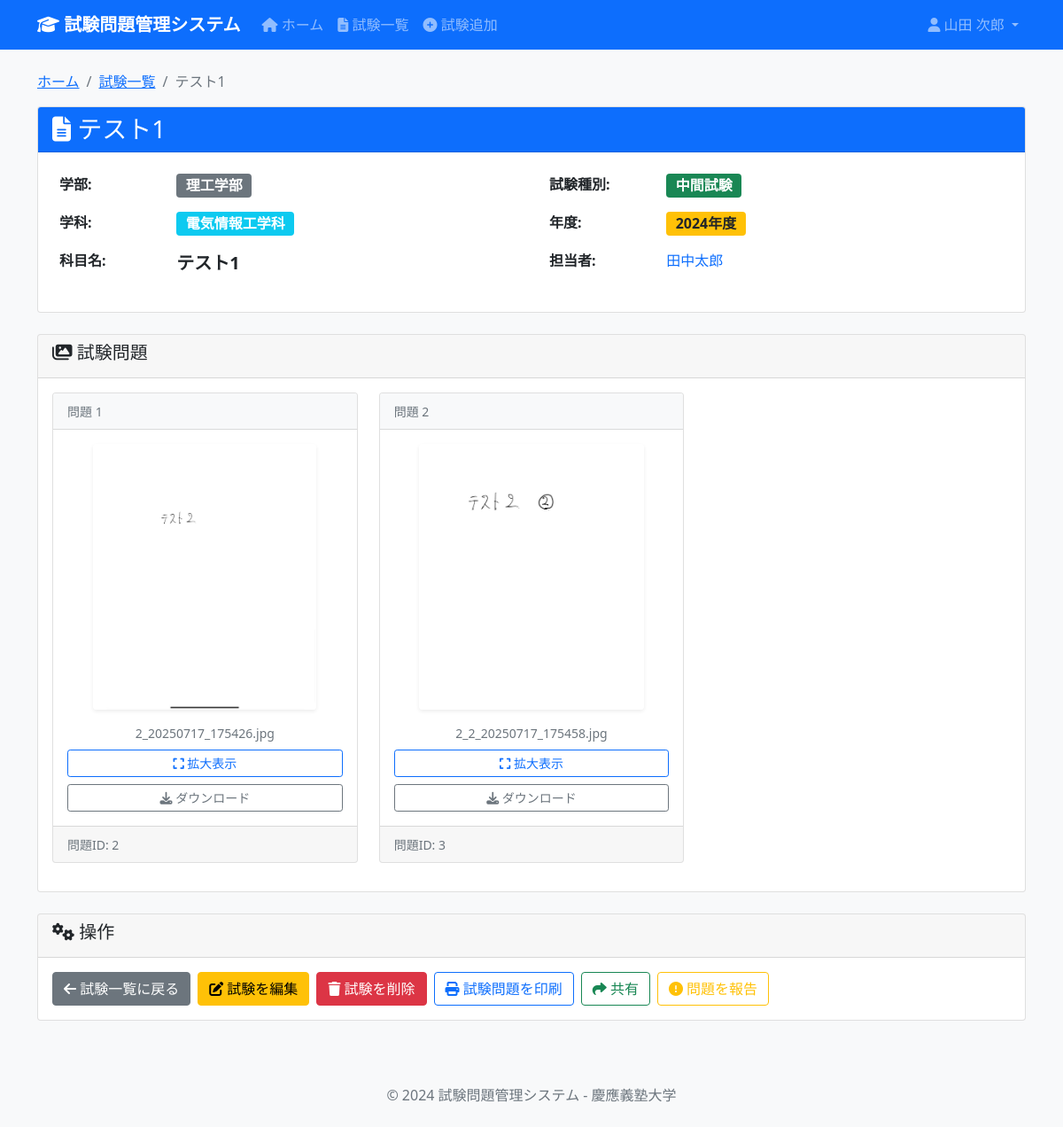
Screenshot of /exam/28 (signed in) with the database file from the repository.
### tables this page shows
CREATE TABLE Faculties (
                faculty_id INTEGER PRIMARY KEY AUTOINCREMENT,
                faculty_name TEXT NOT NULL UNIQUE
            );

CREATE TABLE Departments (
                department_id INTEGER PRIMARY KEY AUTOINCREMENT,
                faculty_id INTEGER NOT NULL,
                department_name TEXT NOT NULL,
                FOREIGN KEY (faculty_id) REFERENCES Faculties(faculty_id),
                UNIQUE(faculty_id, department_name)
            );

CREATE TABLE ExamTypes (
                exam_type_id INTEGER PRIMARY KEY AUTOINCREMENT,
                exam_type_name TEXT NOT NULL UNIQUE
            );

CREATE TABLE Exams (
                exam_id INTEGER PRIMARY KEY AUTOINCREMENT,
                subject_id INTEGER NOT NULL,
                exam_type_id INTEGER NOT NULL,
                exam_year INTEGER NOT NULL,
                instructions TEXT,
                created_by INTEGER,
                created_at DATETIME DEFAULT CURRENT_TIMESTAMP,
                updated_at DATETIME DEFAULT CURRENT_TIMESTAMP,
                FOREIGN KEY (subject_id) REFERENCES Subjects(subject_id),
                FOREIGN KEY (exam_type_id) REFERENCES ExamTypes(exam_type_id),
                FOREIGN KEY (created_by) REFERENCES Users(user_id) ON DELETE SET NULL,
                UNIQUE(subject_id, exam_type_id, exam_year)
            );

CREATE TABLE ExamQuestions (
                question_id INTEGER PRIMARY KEY AUTOINCREMENT,
                exam_id INTEGER NOT NULL,
                picture TEXT,
                FOREIGN KEY (exam_id) REFERENCES Exams(exam_id)
            );

### app.py (the view)
@app.route('/exam/<int:exam_id>')
@login_required
def exam_detail(exam_id: int) -> str:
    cur = get_db().cursor()
    exam = cur.execute('''
        SELECT
            e.exam_id,
            f.faculty_name,
            d.department_name,
            s.subject_name,
            et.exam_type_name,
            e.exam_year,
            e.instructions,
            GROUP_CONCAT(p.professor_name, ', ') AS professors,
            e.created_by
        FROM Exams e
        JOIN Subjects s ON e.subject_id = s.subject_id
        JOIN Departments d ON s.department_id = d.department_id
        JOIN Faculties f ON d.faculty_id = f.faculty_id
        JOIN ExamTypes et ON e.exam_type_id = et.exam_type_id
        LEFT JOIN ExamProfessors ep ON e.exam_id = ep.exam_id
        LEFT JOIN Professors p ON ep.professor_id = p.professor_id
        WHERE e.exam_id = ?
        GROUP BY e.exam_id, f.faculty_name, d.department_name, s.subject_name, et.exam_type_name, e.exam_year, e.instructions, e.created_by
    ''', (exam_id,)).fetchone()
    if exam is None:
        flash('指定された試験が見つかりません', 'error')
        return redirect(url_for('exams'))
    questions = cur.execute('''
        SELECT question_id, picture FROM ExamQuestions WHERE exam_id = ?
    ''', (exam_id,)).fetchall()
    return render_template('exams/detail.html', exam=exam, questions=questions)

### app.py (called while the page is built)
def get_db() -> sqlite3.Connection:
    db = getattr(g, '_database', None)
    if db is None:
        db = g._database = sqlite3.connect(DATABASE)
        db.execute('PRAGMA foreign_keys = ON')
        db.row_factory = sqlite3.Row
    return db

@app.teardown_appcontext
def close_connection(exception: Optional[BaseException]) -> None:
    db = getattr(g, '_database', None)
    if db is not None:
        db.close()

def login_required(f):
    @wraps(f)
    def decorated_function(*args, **kwargs):
        if 'user_id' not in session:
            return redirect(url_for('login'))
        return f(*args, **kwargs)
    return decorated_function

### templates/exams/detail.html (shortened to what this page needs)
{% extends "base.html" %}
{% block content %}
<nav aria-label="breadcrumb">
    <ol class="breadcrumb">
        <li class="breadcrumb-item"><a href="{{ url_for('index') }}">ホーム</a></li>
        <li class="breadcrumb-item"><a href="{{ url_for('exams') }}">試験一覧</a></li>
        <li class="breadcrumb-item active">{{ exam[3] }}</li>
    </ol>
</nav>
<div class="row mb-4">
    <div class="col-12">
        <div class="card">
            <div class="card-header bg-primary text-white">
                <h3 class="card-title mb-0">
                    <i class="fas fa-file-alt"></i> {{ exam[3] }}
                </h3>
            </div>
            <div class="card-body">
                <div class="row">
                    <div class="col-md-6">
                        <table class="table table-borderless">
                            <tbody>
                                <tr>
                                    <th class="w-25">学部:</th>
                                    <td><span class="badge bg-secondary fs-6">{{ exam[1] }}</span></td>
                                </tr>
                                <tr>
                                    <th>学科:</th>
                                    <td><span class="badge bg-info fs-6">{{ exam[2] }}</span></td>
                                </tr>
                                <tr>
                                    <th>科目名:</th>
                                    <td><strong class="fs-5">{{ exam[3] }}</strong></td>
                                </tr>
                            </tbody>
                        </table>
                    </div>
                    <div class="col-md-6">
                        <table class="table table-borderless">
                            <tbody>
                                <tr>
                                    <th class="w-25">試験種別:</th>
                                    <td><span class="badge bg-success fs-6">{{ exam[4] }}</span></td>
                                </tr>
                                <tr>
                                    <th>年度:</th>
                                    <td><span class="badge bg-warning text-dark fs-6">{{ exam[5] }}年度</span></td>
                                </tr>
                                <tr>
                                    <th>担当者:</th>
                                    <td>
                                        {% if exam[7] %}
                                            <span class="text-primary">{{ exam[7] }}</span>
                                        {% else %}
                                            <span class="text-muted">未設定</span>
                                        {% endif %}
                                    </td>
                                </tr>
                            </tbody>
                        </table>
                    </div>
                </div>
            </div>
        </div>
    </div>
</div>
<div class="row mb-4">
    <div class="col-12">
        <div class="card">
            <div class="card-header">
                <h5><i class="fas fa-images"></i> 試験問題</h5>
            </div>
            <div class="card-body">
                {% if questions %}
                    <div class="row">
                        {% for question in questions %}
                        <div class="col-md-6 col-lg-4 mb-3">
                            <div class="card h-100">
                                <div class="card-header bg-light">
                                    <small class="text-muted">問題 {{ loop.index }}</small>
                                </div>
                                <div class="card-body text-center">
                                    {% if question.picture %}
                                        {% set file_path = url_for('uploaded_file', filename=question.picture) %}
                                        {% set file_extension = question.picture.split('.')[-1].lower() %}
                                        {% if file_extension == 'pdf' %}
                                            <div class="mb-3">
                                                <i class="fas fa-file-pdf fa-4x text-danger mb-2"></i>
                                                <p class="small text-muted mb-2">{{ question.picture }}</p>
                                            </div>
                                            <div class="d-grid gap-2">
                                                <a href="{{ file_path }}" target="_blank" class="btn btn-outline-danger btn-sm">
                                                    <i class="fas fa-eye"></i> PDFを開く
                                                </a>
                                                <a href="{{ file_path }}" download class="btn btn-outline-primary btn-sm">
                                                    <i class="fas fa-download"></i> ダウンロード
                                                </a>
                                            </div>
                                        {% elif file_extension in ['png', 'jpg', 'jpeg', 'gif', 'bmp', 'tiff'] %}
                                            <div class="mb-3">
                                                <img src="{{ file_path }}"
                                                     class="img-fluid rounded shadow-sm"
                                                     alt="試験問題画像"
                                                     style="max-height: 300px; cursor: pointer;"
                                                     onclick="openImageModal('{{ file_path }}', '{{ exam[3] }} - 問題{{ loop.index }}')">
                                            </div>
                                            <p class="small text-muted mb-2">{{ question.picture }}</p>
                                            <div class="d-grid gap-2">
                                                <button class="btn btn-outline-primary btn-sm"
                                                        onclick="openImageModal('{{ file_path }}', '{{ exam[3] }} - 問題{{ loop.index }}')">
                                                    <i class="fas fa-expand"></i> 拡大表示
                                                </button>
                                                <a href="{{ file_path }}" download class="btn btn-outline-secondary btn-sm">
                                                    <i class="fas fa-download"></i> ダウンロード
                                                </a>
                                            </div>
                                        {% endif %}
                                    {% else %}
                                        <div class="text-center p-4">
                                            <i class="fas fa-file-image fa-3x text-muted mb-3"></i>
                                            <p class="text-muted">ファイルが設定されていません</p>
                                        </div>
                                    {% endif %}
                                </div>
                                <div class="card-footer">
                                    <small class="text-muted">問題ID: {{ question.question_id }}</small>
                                </div>
                            </div>
                        </div>
                        {% endfor %}
                    </div>
                {% else %}
                    <div class="alert alert-info">
                        <i class="fas fa-info-circle"></i>
                        この試験には問題画像が登録されていません。
                    </div>
                {% endif %}
            </div>
        </div>
    </div>
</div>
<div class="row">
    <div class="col-12">
        <div class="card">
            <div class="card-header">
                <h5><i class="fas fa-cogs"></i> 操作</h5>
            </div>
            <div class="card-body">
                <div class="d-flex flex-wrap gap-2">
                    <a href="{{ url_for('exams') }}" class="btn btn-secondary">
                        <i class="fas fa-arrow-left"></i> 試験一覧に戻る
                    </a>
                    {% if session.user_id and exam.created_by == session.user_id %}
                    <a href="{{ url_for('exam_edit', exam_id=exam.exam_id) }}" class="btn btn-warning">
                        <i class="fas fa-edit"></i> 試験を編集
                    </a>
                    <button type="button"
                            class="btn btn-danger"
                            id="detail-delete-btn"
                            data-exam-id="{{ exam.exam_id }}"
                            data-subject-name="{{ exam[3] }}"
                            data-exam-type="{{ exam[4] }}"
                            data-exam-year="{{ exam[5] }}"
                            data-faculty="{{ exam[1] }}"
                            data-department="{{ exam[2] }}"
                            data-professor="{{ exam[7] or '' }}"
                            data-instructions="{{ exam[6] or '' }}"
                            onclick="openDeleteModal(this)">
                        <i class="fas fa-trash"></i> 試験を削除
                    </button>
                    {% endif %}
                    <button class="btn btn-outline-primary" onclick="printExamQuestions()">
                        <i class="fas fa-print"></i> 試験問題を印刷
                    </button>
                    <button class="btn btn-outline-success" onclick="shareExam()">
                        <i class="fas fa-share"></i> 共有
                    </button>
                    <button class="btn btn-outline-warning" onclick="reportIssue()">
                        <i class="fas fa-exclamation-circle"></i> 問題を報告
                    </button>
                </div>
            </div>
        </div>
    </div>
</div>
{% endblock %}

### templates/base.html (style rules this page uses)
body { background-color: #f8f9fa; }

### templates/exams/detail.html (style rules this page uses)
img[onclick] { transition: transform 0.2s ease-in-out; }

### rows the page displays
Faculties: faculty_name "理工学部"
Departments: department_name "電気情報工学科"
ExamTypes: exam_type_name "中間試験"
Exams: exam_year "2024"
ExamQuestions: shows a picture, picture "2_20250717_175426.jpg", question_id "2"
ExamQuestions: shows a picture, picture "2_2_20250717_175458.jpg", question_id "3"

### other values shown
{{ session.full_name }} "山田 次郎"
{{ exam[3] }} "テスト1"
{{ exam[7] }} "田中太郎"
